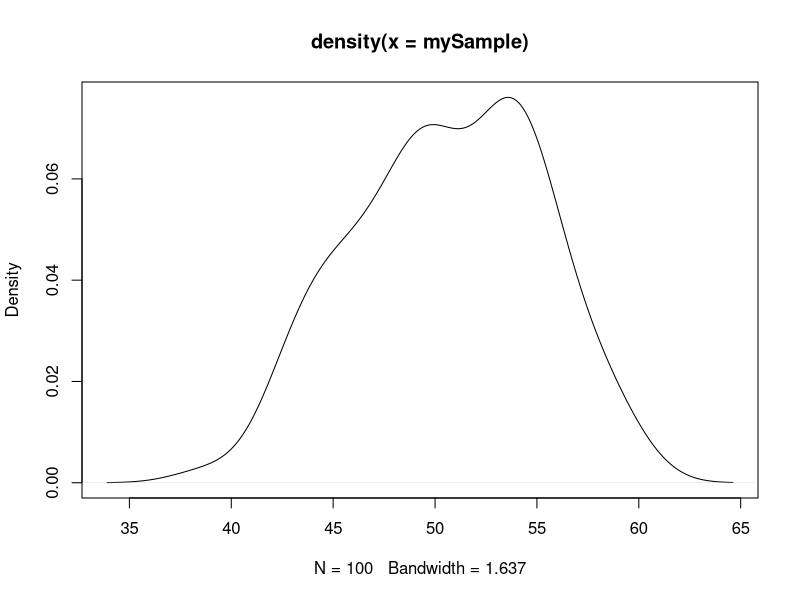

Here is the R script that generated this plot:
#Verification of Central Limit Theorem
#One simple way to state it is as follows: 
#The Central Limit Theorem states that if there is a population with mean mu and standard deviation sigma and one draws 
#sufficiently large random samples from the population with replacement, then the distribution of the sample means 
#will be approximately normal.

#Create random population data of reasonable size; values are uniformly distributed between min and max
pop_size <-100000
min_value <- 0
max_value <-100
set.seed(123)
population <- runif(pop_size, min = min_value, max = max_value)

#Compute actual mean and standard deviation of the population
mu <- mean(population)
sig <- sd(population)

#Design sampling mechanism - no. of sampling trials and sample size for each trial
trials = 100
sample_size = 50

#Generate sample statistics - draw a random sample and compute its mean; repeat the procedure for the selected no. of trials
mySample <- numeric(trials)
for (i in c(1:trials)) {
  spl <- sample(population, size = sample_size, replace = TRUE)
  mySample[i] <- mean(spl)
}

#Compute estimates for mean and standard deviation from the data generated by the trials
mu_estimate <- mean(mySample) # mean of sample means is a good estimate for population mean
sig_spl <- sd(mySample)
sig_estimate <- sig_spl*sqrt(sample_size) # standard deviation of sample means is biased and needs to be corrected

#Compare the estimated parameters with the actual ones
result <- data.frame("Population_mean" = mu,
                     "Estimated_mean" = mu_estimate,
                     "Population_sd" = sig,
                     "Estimated_sd" = sig_estimate)

print(result)
plot(density(mySample)) #should look like a normal distribution irrespective of the original population